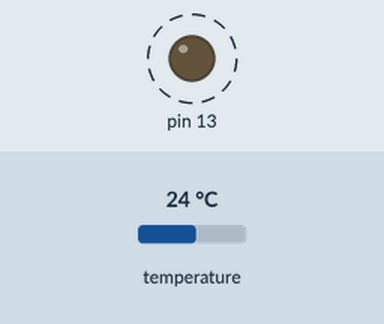
A sketch run on a simulated Arduino Uno, built with avr-gcc and run on an emulated ATmega328P. Shown: output pins drawn as LEDs (lit = HIGH). Dashed ring = blinking. The test bench sets the inputs (shaded band); at power-on: temperature 24 °C. What the sketch prints to the serial monitor is not drawn.

Above: at 0.4 s.
Timing chart, 0 to 3.0 s (numbered marks = the images above):
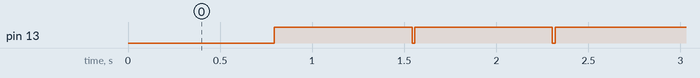

The sketch:

DS_test.ino
```cpp
#include <OneWire.h>
#include <DallasTemperature.h>
OneWire oneWire(A5); // Setup a oneWire instance to communicate with any OneWire devices (not just Maxim/Dallas temperature ICs)
DallasTemperature sensors(&oneWire); // Pass our oneWire reference to Dallas Temperature.

DeviceAddress tempDeviceAddress;

#define  T_RESOL 12
#define  delayInMillis 750 / (1 << (12 - T_RESOL))
//float temperature = 0.0;
unsigned long lastTempRequest = 0;

void setup(void)
{
  Serial.begin(115200);
  sensors.begin();

  if (!sensors.getAddress(tempDeviceAddress, 0))
  {
    Serial.print("No sensor");
    while (1);
  }
  //sensors.getAddress(tempDeviceAddress, 0);

  sensors.setResolution(tempDeviceAddress, T_RESOL);
  sensors.setWaitForConversion(false);
  sensors.requestTemperatures();
  lastTempRequest = millis();

  pinMode(13, OUTPUT);
}

void loop(void)
{

  if (millis() - lastTempRequest >= delayInMillis) // waited long enough??
  {
    digitalWrite(13, LOW);
    lastTempRequest = millis();
    int32_t temperature = sensors.getTemp(tempDeviceAddress); //~13ms
//    float  temperature = sensors.getTempC(tempDeviceAddress);

    Serial.println(millis() - lastTempRequest);
    sensors.requestTemperatures(); //~2ms
    lastTempRequest = millis();
    Serial.print(" Temperature: ");
    Serial.println((temperature*1000)/12800);
    digitalWrite(13, HIGH);
  }

  // we can do usefull things here

}
```

Measured:
- by itself, pin 13: alternates HIGH for 0.75 s and LOW for 0.01 s
